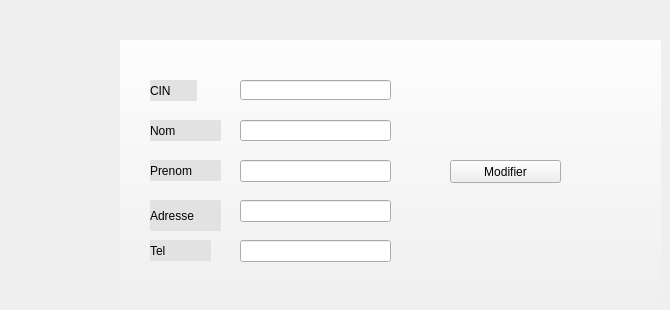
      <widget class="QWidget" name="tab_11">
       <attribute name="title">
        <string>Modifier Client</string>
       </attribute>
       <widget class="QGroupBox" name="groupBox_4">
        <property name="geometry">
         <rect>
          <x>120</x>
          <y>40</y>
          <width>541</width>
          <height>261</height>
         </rect>
        </property>
        <property name="styleSheet">
         <string notr="true"/>
        </property>
        <property name="title">
         <string>Formulaire modification</string>
        </property>
        <widget class="QLineEdit" name="le_nom_2">
         <property name="geometry">
          <rect>
           <x>120</x>
           <y>80</y>
           <width>151</width>
           <height>21</height>
          </rect>
         </property>
         <property name="styleSheet">
          <string notr="true"/>
         </property>
        </widget>
        <widget class="QLineEdit" name="le_cin_2">
         <property name="geometry">
          <rect>
           <x>120</x>
           <y>40</y>
           <width>151</width>
           <height>20</height>
          </rect>
         </property>
         <property name="styleSheet">
          <string notr="true"/>
         </property>
         <property name="text">
          <string/>
         </property>
        </widget>
        <widget class="QPushButton" name="pushButton_5">
         <property name="geometry">
          <rect>
           <x>330</x>
           <y>120</y>
           <width>111</width>
           <height>23</height>
          </rect>
         </property>
         <property name="styleSheet">
          <string notr="true"/>
         </property>
         <property name="text">
          <string>Modifier</string>
         </property>
        </widget>
        <widget class="QLabel" name="label_52">
         <property name="geometry">
          <rect>
           <x>50</x>
           <y>80</y>
           <width>71</width>
           <height>16</height>
          </rect>
         </property>
         <property name="styleSheet">
          <string notr="true">font: 75 12pt &quot;Segoe UI&quot;;</string>
         </property>
         <property name="text">
          <string>Nom</string>
         </property>
        </widget>
        <widget class="QLabel" name="label_53">
         <property name="geometry">
          <rect>
           <x>50</x>
           <y>40</y>
           <width>47</width>
           <height>21</height>
          </rect>
         </property>
         <property name="styleSheet">
          <string notr="true">font: 75 12pt &quot;Segoe UI&quot;;</string>
         </property>
         <property name="text">
          <string>CIN</string>
         </property>
        </widget>
        <widget class="QLabel" name="label_54">
         <property name="geometry">
          <rect>
           <x>46</x>
           <y>120</y>
           <width>71</width>
           <height>20</height>
          </rect>
         </property>
         <property name="styleSheet">
          <string notr="true">font: 75 12pt &quot;Segoe UI&quot;;</string>
         </property>
         <property name="text">
          <string>Prenom</string>
         </property>
        </widget>
        <widget class="QLabel" name="label_55">
         <property name="geometry">
          <rect>
           <x>50</x>
           <y>200</y>
           <width>61</width>
           <height>16</height>
          </rect>
         </property>
         <property name="styleSheet">
          <string notr="true">font: 75 12pt &quot;Segoe UI&quot;;</string>
         </property>
         <property name="text">
          <string>Tel</string>
         </property>
        </widget>
        <widget class="QLabel" name="label_56">
         <property name="geometry">
          <rect>
           <x>46</x>
           <y>160</y>
           <width>71</width>
           <height>20</height>
          </rect>
         </property>
         <property name="styleSheet">
          <string notr="true">font: 75 12pt &quot;Segoe UI&quot;;</string>
         </property>
         <property name="text">
          <string>Adresse</string>
         </property>
        </widget>
        <widget class="QLineEdit" name="le_prenom_2">
         <property name="geometry">
          <rect>
           <x>120</x>
           <y>120</y>
           <width>151</width>
           <height>22</height>
          </rect>
         </property>
        </widget>
        <widget class="QLineEdit" name="le_adresse_2">
         <property name="geometry">
          <rect>
           <x>120</x>
           <y>160</y>
           <width>151</width>
           <height>22</height>
          </rect>
         </property>
        </widget>
        <widget class="QLineEdit" name="le_tel_2">
         <property name="geometry">
          <rect>
           <x>120</x>
           <y>200</y>
           <width>151</width>
           <height>22</height>
          </rect>
         </property>
        </widget>
        <widget class="QPushButton" name="pushButton_7">
         <property name="geometry">
          <rect>
           <x>-120</x>
           <y>-40</y>
           <width>671</width>
           <height>361</height>
          </rect>
         </property>
         <property name="text">
          <string/>
         </property>
         <property name="icon">
          <iconset>
           <normaloff>../../../../Bureau/esprit/projet c++/259768194_4670496343059454_877535061943707176_n.jpg</normaloff>../../../../Bureau/esprit/projet c++/259768194_4670496343059454_877535061943707176_n.jpg</iconset>
         </property>
         <property name="iconSize">
          <size>
           <width>700</width>
           <height>800</height>
          </size>
         </property>
        </widget>
        <widget class="QLabel" name="label_29">
         <property name="geometry">
          <rect>
           <x>30</x>
           <y>200</y>
           <width>61</width>
           <height>21</height>
          </rect>
         </property>
         <property name="styleSheet">
          <string notr="true">font: 63 9pt &quot;Yu Gothic UI Semibold&quot;;
background-color: rgb(226, 226, 226);</string>
         </property>
         <property name="text">
          <string>Tel</string>
         </property>
        </widget>
        <widget class="QLabel" name="label_72">
         <property name="geometry">
          <rect>
           <x>30</x>
           <y>120</y>
           <width>71</width>
           <height>21</height>
          </rect>
         </property>
         <property name="styleSheet">
          <string notr="true">font: 63 9pt &quot;Yu Gothic UI Semibold&quot;;
background-color: rgb(226, 226, 226);</string>
         </property>
         <property name="text">
          <string>Prenom</string>
         </property>
        </widget>
        <widget class="QLabel" name="label_71">
         <property name="geometry">
          <rect>
           <x>30</x>
           <y>160</y>
           <width>71</width>
           <height>31</height>
          </rect>
         </property>
         <property name="styleSheet">
          <string notr="true">font: 63 9pt &quot;Yu Gothic UI Semibold&quot;;
background-color: rgb(226, 226, 226);</string>
         </property>
         <property name="text">
          <string>Adresse</string>
         </property>
        </widget>
        <widget class="QLabel" name="label_70">
         <property name="geometry">
          <rect>
           <x>30</x>
           <y>80</y>
           <width>71</width>
           <height>21</height>
          </rect>
         </property>
         <property name="styleSheet">
          <string notr="true">font: 63 9pt &quot;Yu Gothic UI Semibold&quot;;
background-color: rgb(226, 226, 226);</string>
         </property>
         <property name="text">
          <string>Nom</string>
         </property>
        </widget>
        <widget class="QLabel" name="label_30">
         <property name="geometry">
          <rect>
           <x>30</x>
           <y>40</y>
           <width>47</width>
           <height>21</height>
          </rect>
         </property>
         <property name="styleSheet">
          <string notr="true">font: 63 9pt &quot;Yu Gothic UI Semibold&quot;;
background-color: rgb(226, 226, 226);</string>
         </property>
         <property name="text">
          <string>CIN</string>
         </property>
        </widget>
        <zorder>label_52</zorder>
        <zorder>label_53</zorder>
        <zorder>label_54</zorder>
        <zorder>label_55</zorder>
        <zorder>label_56</zorder>
        <zorder>pushButton_7</zorder>
        <zorder>le_nom_2</zorder>
        <zorder>le_cin_2</zorder>
        <zorder>pushButton_5</zorder>
        <zorder>le_prenom_2</zorder>
        <zorder>le_adresse_2</zorder>
        <zorder>le_tel_2</zorder>
        <zorder>label_29</zorder>
        <zorder>label_72</zorder>
        <zorder>label_71</zorder>
        <zorder>label_70</zorder>
        <zorder>label_30</zorder>
       </widget>
      </widget>
